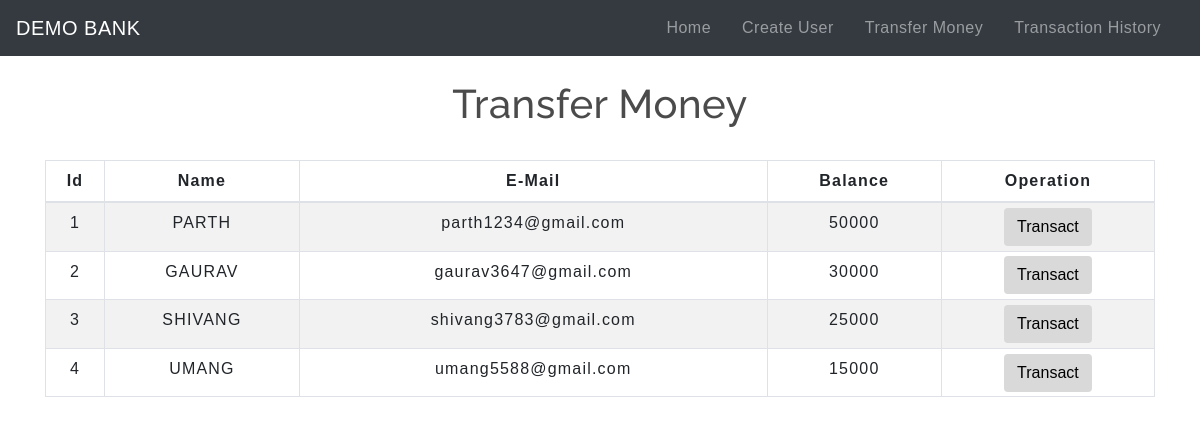
The app's page /transfermoney.php with its own data.
### tables this page shows
CREATE TABLE `users` (
  `id` int(3) NOT NULL,
  `name` text NOT NULL,
  `email` varchar(30) NOT NULL,
  `balance` int(8) NOT NULL
);

### transfermoney.php (the view, shortened to what this page needs)
<!DOCTYPE html>
<html lang="en">
<head>
    <link rel="stylesheet" href="https://maxcdn.bootstrapcdn.com/bootstrap/4.0.0/css/bootstrap.min.css">
    <link rel="stylesheet" type="text/css" href="css/table.css">
    <link rel="stylesheet" type="text/css" href="css/navbar.css">
</head>
<body>
<?php
    include 'config.php';
    $sql = "SELECT * FROM users";
    $result = mysqli_query($conn,$sql);
?>
<?php
  include 'navbar.php';
?>
<div class="container">
        <h2 class="text-center pt-4">Transfer Money</h2>
        <br>
            <div class="row">
                <div class="col">
                    <div class="table-responsive-sm">
                    <table class="table table-hover table-sm table-striped table-condensed table-bordered">
                        <thead>
                            <tr>
                            <th scope="col" class="text-center py-2">Id</th>
                            <th scope="col" class="text-center py-2">Name</th>
                            <th scope="col" class="text-center py-2">E-Mail</th>
                            <th scope="col" class="text-center py-2">Balance</th>
                            <th scope="col" class="text-center py-2">Operation</th>
                            </tr>
                        </thead>
                        <tbody>
                <?php
                    while($rows=mysqli_fetch_assoc($result)){
                ?>
                    <tr>
                        <td class="py-2"><?php echo $rows['id'] ?></td>
                        <td class="py-2"><?php echo $rows['name']?></td>
                        <td class="py-2"><?php echo $rows['email']?></td>
                        <td class="py-2"><?php echo $rows['balance']?></td>
                        <td><a href="selecteduserdetail.php?id= <?php echo $rows['id'] ;?>"> <button type="button" class="btn">Transact</button></a></td>
                    </tr>
                <?php
                    }
                ?>
                        </tbody>
                    </table>
                    </div>
                </div>
            </div>
         </div>
</body>
</html>

### navbar.php (shortened to what this page needs)
<nav class="navbar navbar-expand-md navbar-dark bg-dark">
<a class="navbar-brand" href="index.php">DEMO BANK </a>
<div class="collapse navbar-collapse" id="collapsibleNavbar">
      <ul class="navbar-nav ml-auto">
        <li class="nav-item">
          <a class="nav-link" href="index.php">Home</a>
        </li>
        <li class="nav-item">
          <a class="nav-link" href="createuser.php">Create User</a>
        </li>
        <li class="nav-item">
          <a class="nav-link" href="transfermoney.php">Transfer Money</a>
        </li>
        <li class="nav-item">
          <a class="nav-link" href="transactionhistory.php">Transaction History</a>
        </li>
    </div>
 </nav>

### css/table.css (style rules this page uses)
* { padding: 0; margin: 0; box-sizing: border-box; font-family: sans-serif; }
h2 { font-size: 40px; }
table { letter-spacing: 1.2px; }
td { text-align: center; }
button { border:none; background: #d9d9d9; transition: 1s; }

### css/navbar.css (style rules this page uses)
.nav-link { margin-right: 15px; color:#2F363F; letter-spacing: 0.5px; transition: 0.5s; }
.navbar-brand { color: #4C4B4B; letter-spacing: 0.5px; }
h2 { color: #4C4B4B; letter-spacing: 0.5px; font-family: raleway; }

### transfermoney.php (style rules this page uses)
button { transition: 1.5s; }

### records on screen
users: id "1", name "PARTH", email "parth1234@gmail.com", balance "50000"
users: id "2", name "GAURAV", email "gaurav3647@gmail.com", balance "30000"
users: id "3", name "SHIVANG", email "shivang3783@gmail.com", balance "25000"
users: id "4", name "UMANG", email "umang5588@gmail.com", balance "15000"
